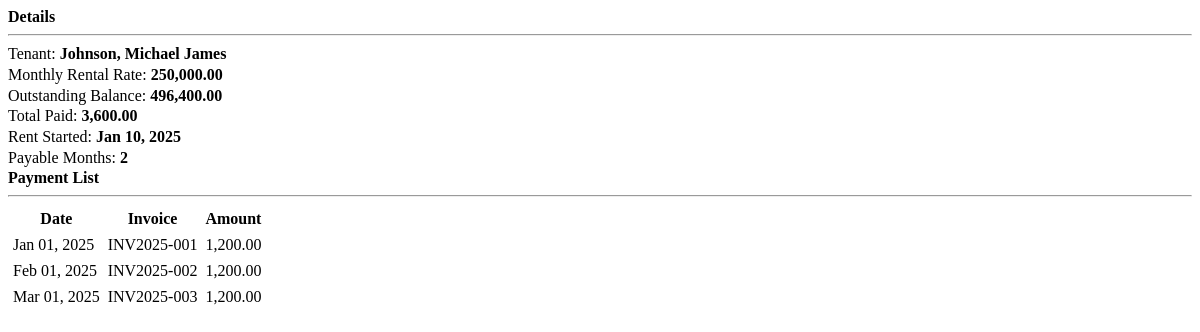
Before: /view_payment.php?id=15 with the older database file.
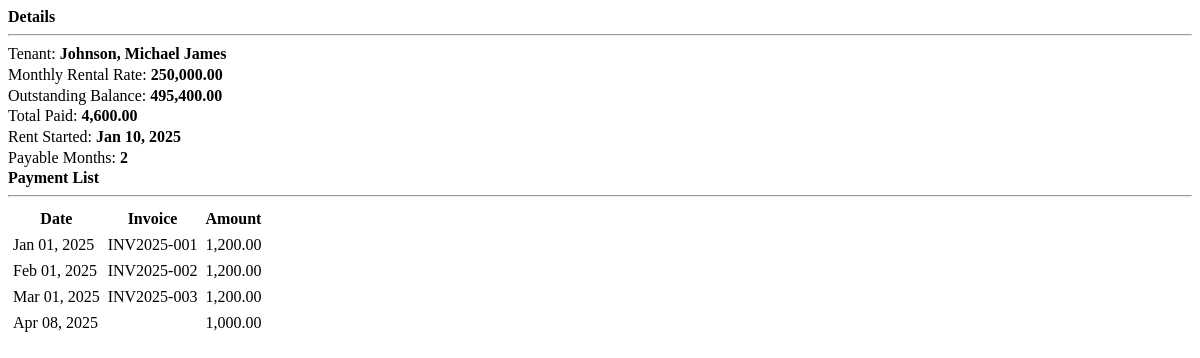
After: the same page with the newer database file.
### tables this page shows
CREATE TABLE `payments` (
  `id` int(30) NOT NULL,
  `tenant_id` int(30) NOT NULL,
  `amount` float NOT NULL,
  `invoice` varchar(50) NOT NULL,
  `date_created` datetime NOT NULL DEFAULT current_timestamp(),
  `apartment_id` int(11) NOT NULL,
  `created_by` int(11) NOT NULL,
  `created_at` timestamp NOT NULL DEFAULT current_timestamp(),
  `verified_by` int(11) DEFAULT NULL,
  `verified_at` timestamp NOT NULL DEFAULT current_timestamp() ON UPDATE current_timestamp(),
  `status` enum('pending','verified') DEFAULT 'pending',
  `payment_method` enum('credit_card','bank_transfer','cash','mobile_money') DEFAULT 'cash',
  `payment_details` text DEFAULT NULL,
  `from_date` timestamp NULL DEFAULT NULL,
  `to_date` timestamp NULL DEFAULT NULL,
  `payment_date` datetime DEFAULT NULL
);

### view_payment.php (the view, shortened to what this page needs)
<?php include 'db_connect.php' ?>
<?php
$months = abs(strtotime(date('Y-m-d')." 23:59:59") - strtotime($date_in." 23:59:59"));
$months = floor(($months) / (30*60*60*24));
$payable = $price * $months;
$paid = $conn->query("SELECT SUM(amount) as paid FROM payments where tenant_id =".$_GET['id']);
$paid = $paid->num_rows > 0 ? $paid->fetch_array()['paid'] : 0;
$outstanding = $payable - $paid;
?>
<div class="container-fluid">
	<div class="col-lg-12">
		<div class="row">
			<div class="col-md-4">
				<div id="details">
					<large><b>Details</b></large>
					<hr>
					<p>Tenant: <b><?php echo ucwords($name) ?></b></p>
					<p>Monthly Rental Rate: <b><?php echo number_format($price,2) ?></b></p>
					<p>Outstanding Balance: <b><?php echo number_format($outstanding,2) ?></b></p>
					<p>Total Paid: <b><?php echo number_format($paid,2) ?></b></p>
					<p>Rent Started: <b><?php echo date("M d, Y",strtotime($date_in)) ?></b></p>
					<p>Payable Months: <b><?php echo $months ?></b></p>
				</div>
			</div>
			<div class="col-md-8">
				<large><b>Payment List</b></large>
					<hr>
				<table class="table table-condensed table-striped">
					<thead>
						<tr>
							<th>Date</th>
							<th>Invoice</th>
							<th>Amount</th>
						</tr>
					</thead>
					<tbody>
						<?php
						$payments = $conn->query("SELECT * FROM payments where tenant_id = $id");
						if($payments->num_rows > 0):
						while($row=$payments->fetch_assoc()):
						?>
					<tr>
						<td><?php echo date("M d, Y",strtotime($row['date_created'])) ?></td>
						<td><?php echo $row['invoice'] ?></td>
						<td class='text-right'><?php echo number_format($row['amount'],2) ?></td>
					</tr>
					<?php endwhile; ?>
					<?php else: ?>
					<?php endif; ?>
					</tbody>
				</table>
			</div>
		</div>
	</div>
</div>

Changed rows visible on the page:
added payments: date_created "Apr 08, 2025", amount "1,000.00"
Other visible differences:
$outstanding: "496,400.00" → "495,400.00"
$paid: "3,600.00" → "4,600.00"
